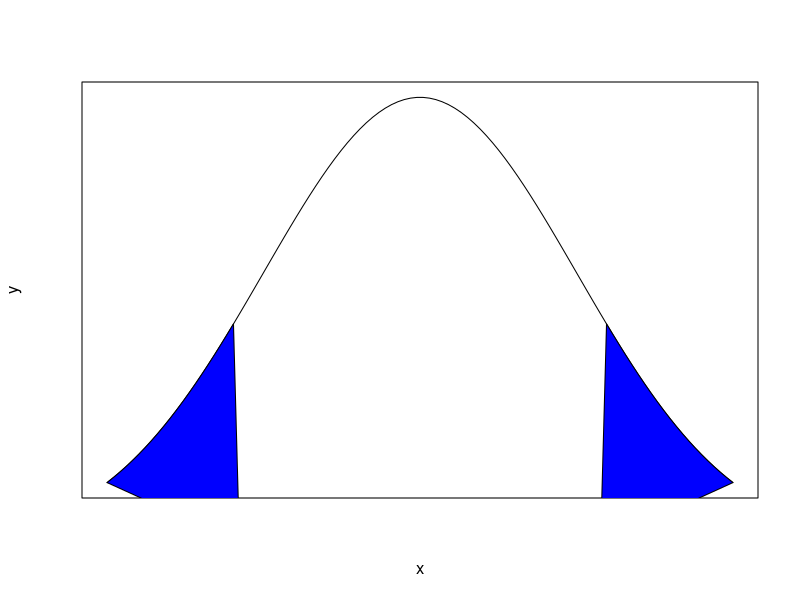

Write R code to recreate this figure.
##Section: 5.3.2   Page No.:235

##to represent p-value for the hypothesis test 
mean=0.40
sd=0.26
# Create x and y to be plotted
# x is a sequence of numbers shifted to the mean with the width of sd.  
# y is a distribution for x
x <- seq(-2,2,length=100)*sd + mean
y <- dnorm(x,mean,sd)
plot(x, y, type="l",xaxt='n',yaxt='n')
polygon(c( x[x>=0.70], 0.70 ),  c(y[x>=0.70],0 ), col="blue")
polygon(c( x[x<=0.10], 0.10 ),  c(y[x<=0.10],0 ), col="blue")